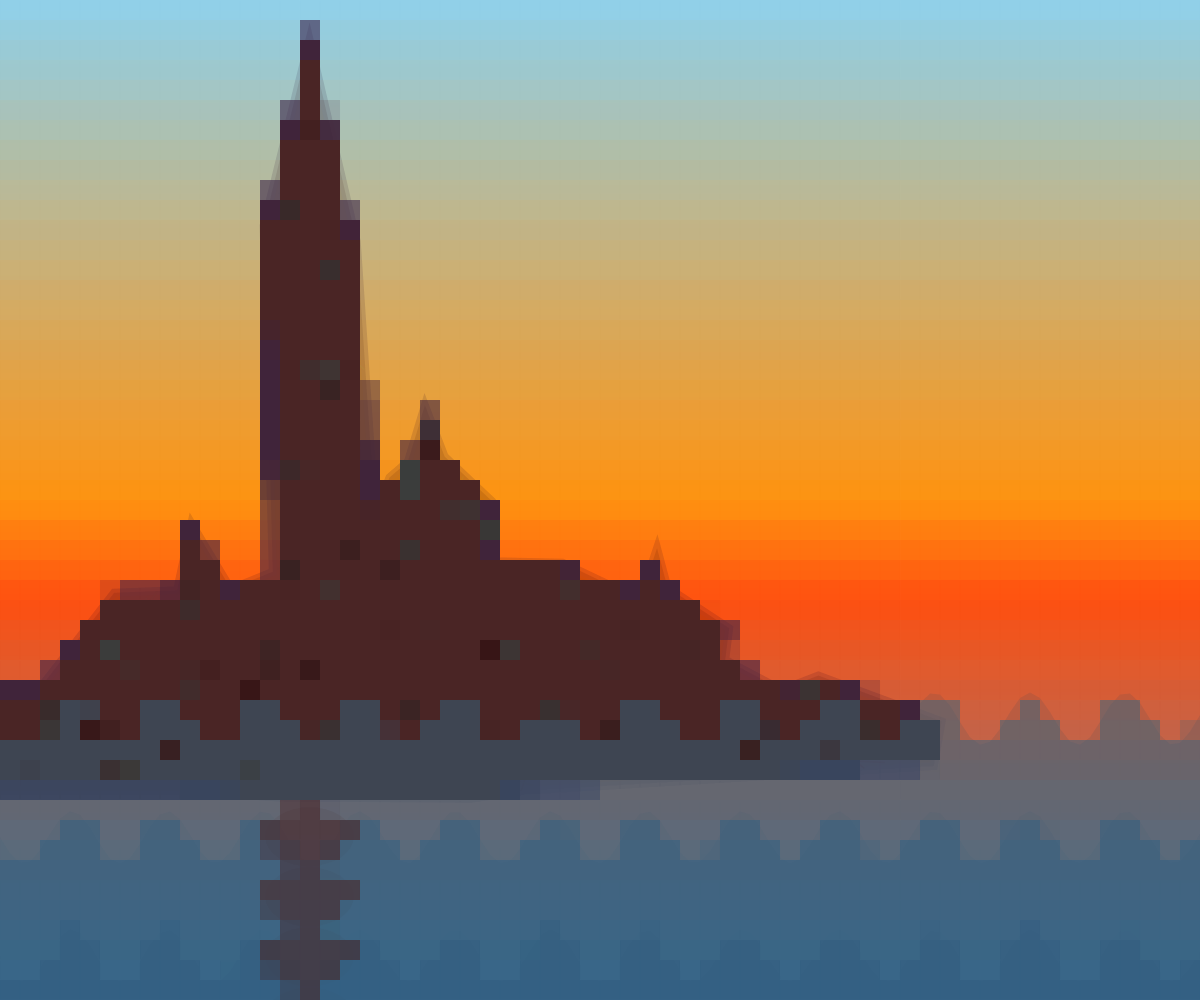
Frame 1 (no input)
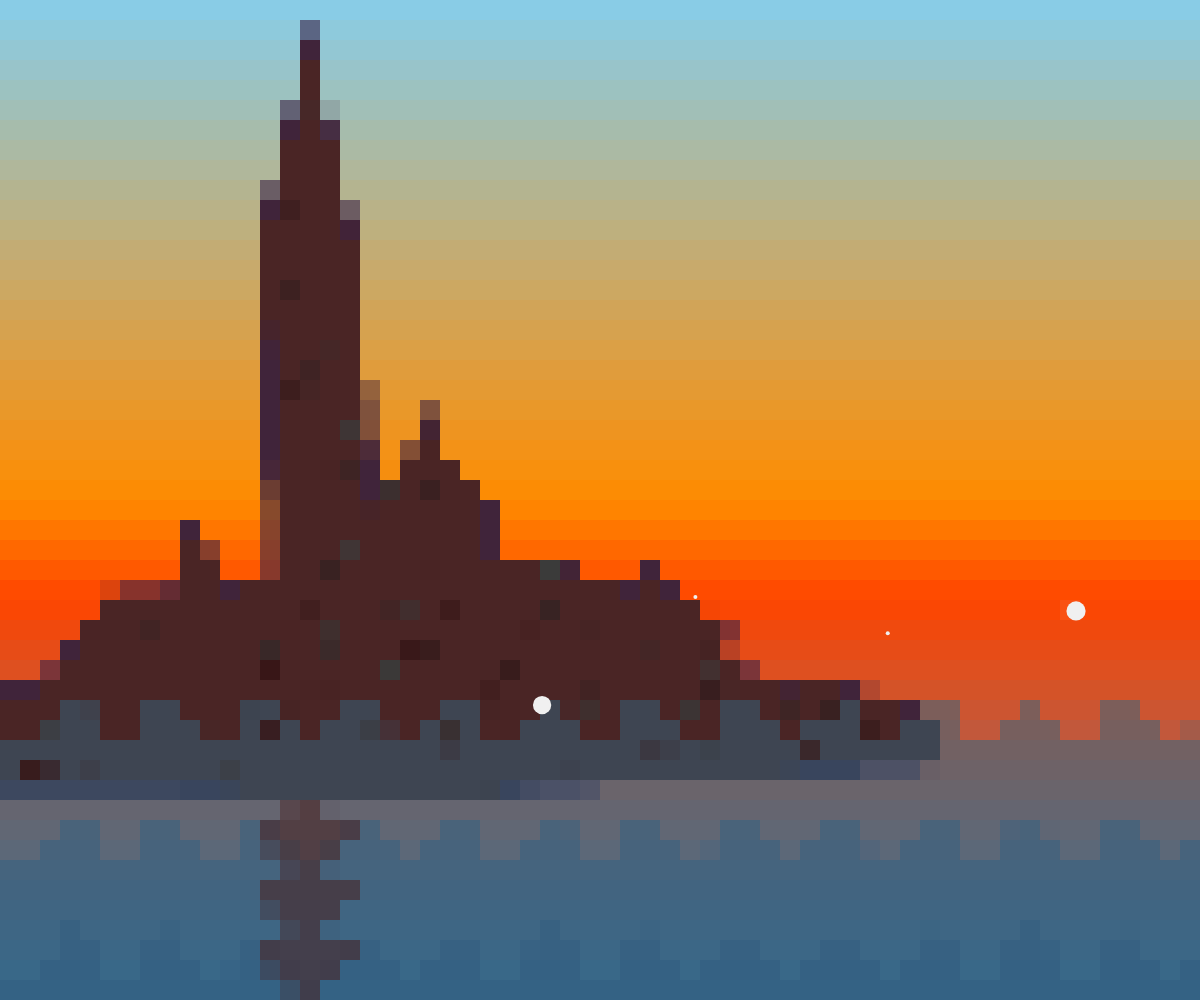
Frame 60 (no input)
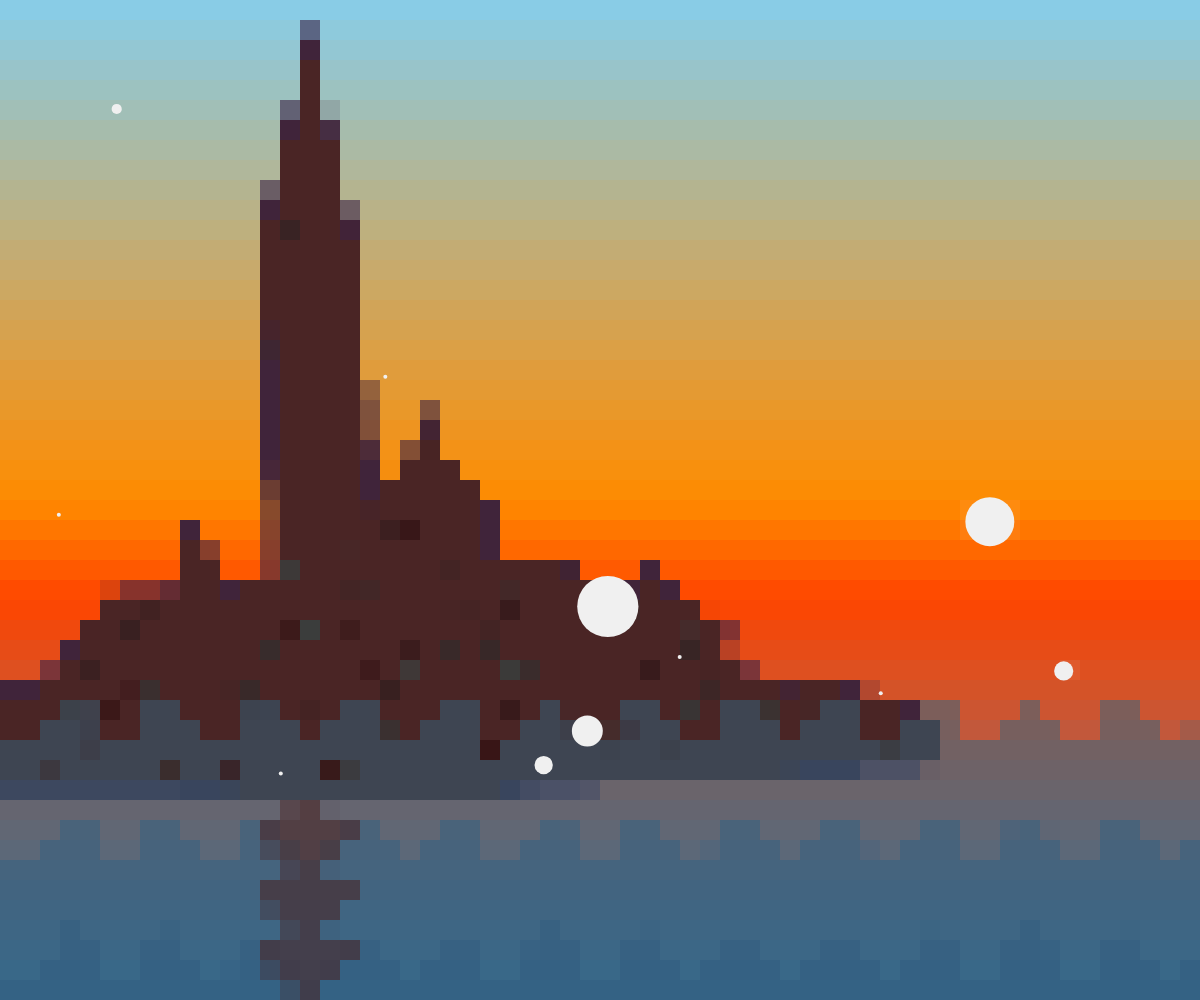
Frame 120 (the mouse pressed at the canvas centre since frame 60)

The p5.js sketch that drew these frames (run headless with seeded random() and noise() and a simulated clock; from frame 60 on, the mouse is pressed at the canvas centre):

// p5.js sketch
// ── sketch.js
//Claim the variables
const baseWidth = 915;
const baseHeight = 719;

//To ensure the shape scales fits the window.
let scaleFactor;

//Key points of the shape
let shapePoints = [
    {x: 31, y: 524}, {x: 87, y: 452}, {x: 135, y: 450}, {x: 146, y: 399},
    {x: 176, y: 449}, {x: 208, y: 436}, {x: 201, y: 172}, {x: 236, y: 30},
    {x: 272, y: 184}, {x: 286, y: 392}, {x: 297, y: 364}, {x: 311, y: 352},
    {x: 324, y: 309}, {x: 339, y: 348}, {x: 375, y: 382}, {x: 376, y: 428},
    {x: 429, y: 429}, {x: 475, y: 451}, {x: 492, y: 445}, {x: 501, y: 418},
    {x: 509, y: 448}, {x: 556, y: 479}, {x: 553, y: 503}, {x: 596, y: 526},
    {x: 624, y: 515}, {x: 718, y: 550}, {x: 712, y: 584}, {x: 400, y: 603},
    {x: 359, y: 609}, {x: 212, y: 608}, {x: 135, y: 603}, {x: 0, y: 603},
    {x: 0, y: 526}
];
//The maximum y value of shape
let maxShapeY;
//Fixed osition of water surface and bottom
let waterStart;
let waterEnd;
//Num of the wave rows
let rows = 5; 
let waveMaxHeight = 20; 
//Segment size for the pixelation effect
let segmentSize = 20; 

// Array to hold snowflake objects
let snowflakes = [];

function setup() {
    createCanvas(windowWidth, windowHeight);
    //Calculate the scale factor
    scaleFactor = min(width / baseWidth, height / baseHeight);
    //Function to get the maximum y value from shapePoints
    calculateScaling();
}

function windowResized() {
    resizeCanvas(windowWidth, windowHeight);
    //Calculate the scale factor
    scaleFactor = min(width / baseWidth, height / baseHeight);
    calculateScaling();
    redraw();
}

function calculateScaling() {
    //Function to get the maximum y value from shapePoints, 
    //use this technique from https://stackoverflow.com/questions/63236065/can-i-use-infinity-and-infinity-as-an-initial-value-for-max-and-min-variables
    let maxY = -Infinity;
    for (let pt of shapePoints) {
        if (pt.y > maxY) {
            maxY = pt.y;
        }
    }
    maxShapeY = maxY * scaleFactor;
    //Get the waterStart value from 90% of the height of the entire shape
    waterStart = maxShapeY * 0.9;
    //Let the value of waterEnd be at the bottom of the screen
    waterEnd = height * scaleFactor;
}

function draw() {
    drawBackground();
    drawShape();
    drawWaves(rows);
    drawReflection();
    drawTexture();
    applyPixelation();
    
    // Calculate the time in seconds based on the frame count
    let t = frameCount / 60;
    // Randomly create a new snowflake with a 10% chance each frame
    if (random() < 0.1) {
        snowflakes.push(new Snowflake());
    }
    // Update and display each snowflake
    for (let flake of snowflakes) {
        // Update the snowflake's position
        flake.update(t);
        // Display the snowflake
        flake.display();
    }
}

function drawBackground() {
    //Draw the sky, lerpColor is from https://p5js.org/reference/#/p5/lerpColor
    for (let i = 0; i < height * 0.5; i++) {
        let inter = map(i, 0, height * 0.5, 0, 1);
        let c = lerpColor(color(135, 206, 235), color(255, 140, 0), inter);
        stroke(c);
        line(0, i, width, i);
    }

    //Draw the transitation
    for (let i = height * 0.5; i < height * 0.6; i++) {
        let inter = map(i, height * 0.5, height * 0.6, 0, 1);
        let c = lerpColor(color(255, 140, 0), color(255, 69, 0), inter);
        stroke(c);
        line(0, i, width, i);
    }

    //Draw the water
    for (let i = height * 0.6; i < height; i++) {
        let inter = map(i, height * 0.6, height, 0, 1);
        let c = lerpColor(color(255, 69, 0), color(70, 130, 180), inter);
        stroke(c);
        line(0, i, width, i);
    }
}

//Draw the shape of landmark
function drawShape() {
    stroke(58, 37, 74, 150);
    strokeWeight(8);
    fill(74, 37, 37);
    beginShape();
    for (let pt of shapePoints) {
        let x = pt.x * scaleFactor;
        let y = pt.y * scaleFactor;
        vertex(x, y);
    }
    endShape(CLOSE);
}

//Function drawWaves uses the technique from https://editor.p5js.org/pippinbarr/sketches/bgKTIXoir
function drawWaves(number) {
    //Loop through all our rows and draw each wave
    //We loop "backwards" to draw them one on top of the other nicely
    for (let i = number; i >= 0; i--) {
        drawWave(i, number);
    }
}

function drawWave(n, rows) {
    //Calculate the base y for this wave based on an offset from the bottom of the canvas
    //and subtracting the number of waves to move up. We're dividing the wave height in order to make the waves overlap
    let baseY = waterStart + (waterEnd - waterStart) * (n / rows);
    //We'll start each wave at 0 on the x axis
    let startX = 0;
    push();
    // We'll use the HSB model to vary their color more easily
    colorMode(HSB);
    //Calculate the hue (0 - 360) based on the wave number, mapping it to an HSB hue value
    let hue = map(n, 0, rows, 200, 250);
    fill(hue, 60, 50, 0.5); // Set some transparency
    noStroke();
    //We're using vertex-based drawing
    beginShape();
    //Starting vertex!
    vertex(startX, baseY);
    //Loop along the x axis drawing vertices for each point along the sine function in increments of 10
    for (let x = startX; x <= width; x += 10) {
        //Calculate the wave's y based on the sine function and the baseY
        let y = baseY + sin(x * 0.05 * scaleFactor) * waveMaxHeight * scaleFactor;
        //Draw our vertex
        vertex(x, y);
    }
    //Draw the final three vertices to close the shape around the edges of the canvas
    vertex(width, waterEnd);
    vertex(width, height);
    vertex(0, height);
    //Done!
    endShape(CLOSE);
    pop();
}

//Draw the reflection of the shape
function drawReflection() {
    //Find the x-coordinate of the highest point in the drawShape, 
    //use this technique from https://stackoverflow.com/questions/63236065/can-i-use-infinity-and-infinity-as-an-initial-value-for-max-and-min-variables
    let minY = Infinity;
    let highestX;
    for (let pt of shapePoints) {
        if (pt.y < minY) {
            minY = pt.y;
            highestX = pt.x;
        }
    }
    //Draw an ellipse for the reflection
    let diameter = 45 * scaleFactor;
    let spacing = diameter + 1;
    fill(74, 37, 37, 150);
    noStroke();
    let x = highestX * scaleFactor;
    for (let i = 0; i < 7; i++) {
        let y = waterStart + i * spacing + diameter * 2;
        ellipse(x, y, diameter * 1.5, diameter);
    }
}

//Draw the texture inside the landmark
function drawTexture() {
    const numLines = 2000; 
    const maxLength = 45; 
    strokeWeight(1.5);
    for (let i = 0; i < numLines; i++) {
        let x1 = random(0, baseWidth) * scaleFactor;
        let y1 = random(0, maxShapeY);
        //Make the random angle
        let angle = random(TWO_PI); 
        //Make the random length
        let length = random(10, maxLength); 
        let x2 = x1 + cos(angle) * length;
        let y2 = y1 + sin(angle) * length;
        if (isInsideShape(x1, y1) && isInsideShape(x2, y2)) {
            let c = lerpColor(color(59, 64, 63), color(56, 21, 22), random(1));
            stroke(c);
            line(x1, y1, x2, y2);
        }
    }
}

//Make sure the lines created is inside the shape, use this technique from https://www.geeksforgeeks.org/how-to-check-if-a-given-point-lies-inside-a-polygon/
function isInsideShape(x, y) {
    let isInside = false;
    let j = shapePoints.length - 1;
    for (let i = 0; i < shapePoints.length; i++) {
        let xi = shapePoints[i].x * scaleFactor;
        let yi = shapePoints[i].y * scaleFactor;
        let xj = shapePoints[j].x * scaleFactor;
        let yj = shapePoints[j].y * scaleFactor;
        let intersect = ((yi > y) != (yj > y)) && (x < (xj - xi) * (y - yi) / (yj - yi) + xi);
        if (intersect) isInside = !isInside;
        j = i;
    }
    //To check if the point is inside the shape
    return isInside;
}

//Create a pixel style
function applyPixelation() {
    //Loop through the canvas in steps of segmentSize, both horizontally and vertically
    for (let y = 0; y < height; y += segmentSize) {
        for (let x = 0; x < width; x += segmentSize) {
            //Get the color of the pixel at the center of the current segment
            let c = get(x + segmentSize / 2, y + segmentSize / 2);
            //Set the fill color to the color of the central pixel
            fill(c);
            //Disable the stroke for the rectangle to ensure a solid color fill
            noStroke();
            //Draw a rectangle covering the current segment
            rect(x, y, segmentSize, segmentSize);
        }
    }
}

// Function to get a random size for a snowflake
function getRandomSize() {
    // Generate a random number and raise it to the power of 3
    let r = pow(random(0, 1), 3);
    // Constrain the size between 2 and 32
    return constrain(r * 32, 2, 32);
}
  
// Snowflake class definition, use this technology from https://www.youtube.com/watch?v=cl-mHFCGzYk
class Snowflake {
    // Constructor for the Snowflake class
    constructor() {
        // Set initial position to a random location on the canvas
        this.pos = createVector(random(width), random(height));
        // Set initial velocity and acceleration to zero
        this.vel = createVector();
        this.acc = createVector();
        // Set the radius to a random size
        this.r = getRandomSize();
    }
    // Apply a force to the snowflake
    applyForce(force) {
        // Copy the force to avoid altering the original
        let f = force.copy();
        // Scale the force by the snowflake's radius
        f.mult(this.r);
        // Add the force to the acceleration
        this.acc.add(f);
    }
    // Update the snowflake's position
    update(t) {
        // Set the scale for Perlin noise
        let noiseScale = 0.02;
        // Calculate an offset using Perlin noise
        let xOff = noise(this.pos.x * noiseScale, this.pos.y * noiseScale, t);
        // Map the noise value to a range of -1 to 1
        xOff = map(xOff, 0, 1, -1, 1);
        // Add the offset to the x position
        this.pos.x += xOff;
        // Create a gravity vector scaled by the snowflake's radius
        let gravity = createVector(0, 0.3 * this.r);
        // Apply gravity to the snowflake
        this.applyForce(gravity);
        // Add acceleration to velocity
        this.vel.add(this.acc);
        // Limit the velocity to a maximum based on the radius
        this.vel.limit(this.r * 0.1);
        // Ensure a minimum velocity to keep the snowflake moving
        if (this.vel.mag() < 1) {
            this.vel.normalize();
        }
        // Add velocity to the position
        this.pos.add(this.vel);
        // Reset acceleration
        this.acc.mult(0);
        // Wrap the snowflake around the bottom of the canvas
        if (this.pos.y > height + this.r) {
            this.pos.y = -this.r;
        }
        // Wrap the snowflake around the sides of the canvas
        if (this.pos.x < -this.r) {
            this.pos.x = width + this.r;
        }
        if (this.pos.x > width + this.r) {
            this.pos.x = -this.r;
        }
    }
    // Display the snowflake on the canvas
    display() {
        // Set the fill color for the snowflake
        fill(240);
        // Disable stroke for the snowflake
        noStroke();
        // Draw an ellipse at the snowflake's position with diameter based on the radius
        ellipse(this.pos.x, this.pos.y, this.r * 2);
    }
}
